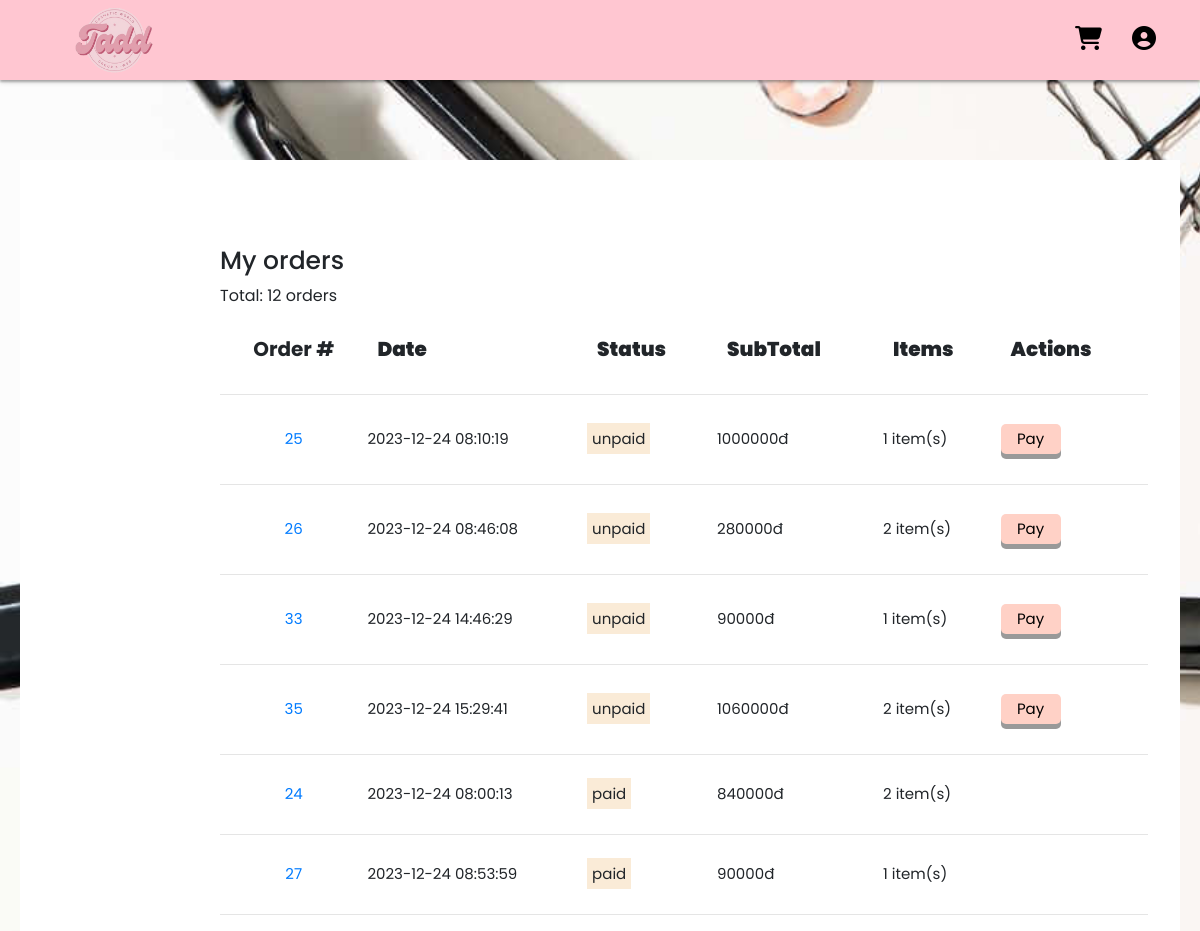
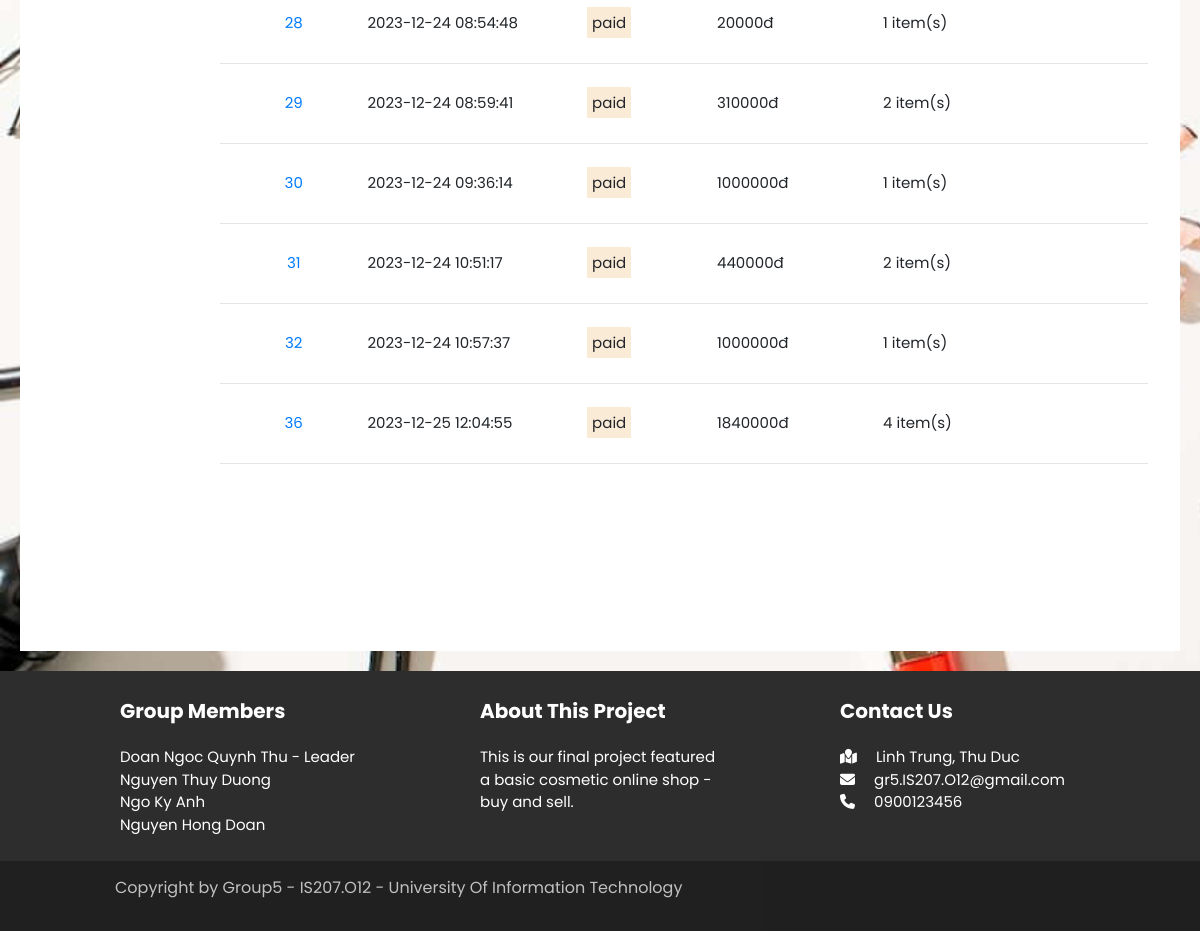
Page /index.php?page=myorder (signed in) on the committed database (2 pictures, top to bottom).
### tables this page shows
CREATE TABLE `orders` (
  `order_id` int(11) NOT NULL,
  `fullname` varchar(100) NOT NULL,
  `email` varchar(100) NOT NULL,
  `phone_number` varchar(20) NOT NULL,
  `address` varchar(100) NOT NULL,
  `note` varchar(100) NOT NULL,
  `order_date` timestamp NOT NULL DEFAULT current_timestamp(),
  `payment_status` varchar(100) NOT NULL DEFAULT 'unpaid',
  `price` float NOT NULL DEFAULT 0
);

### pages/main/myorder.php (the view, shortened to what this page needs)
<head>
    <link rel="stylesheet" href="./css/myorder.css">
</head>
<div class = "container1">
    <main >
        <section>
    <h1 class="titletable">My orders</h1>
    <table class="orderinfor">
        <tr >
            <th   style ="text-align:center">Order #</th>
            <th><b>Date</b></th>
            <th><b>Status</b></th>
            <th><b>SubTotal</b></th>
            <th><b>Items</b></th>
            <th><b>Actions</b></th>
        </tr>
        <tr>
            <td colspan="6">
                <hr>
            </td>
        </tr>
        <?php
        $sql = "select * from orders where email = '$_SESSION[ulogin]' order by payment_status desc";
        $result = mysqli_query($con, $sql);
        if ($result->num_rows < 1) {
            echo "<tr><td colspan = 6><p style = 'color: red'>No order yet!</p></td></tr>";
        }
        else {
            $temp = 0;
            while ($row = mysqli_fetch_assoc($result)) {
                $temp++;
                echo "<tr>
                       <td  class='ordernumber' style = 'text-align:center'><a href='index.php?page=order&id=$row[order_id]'>$row[order_id]</a></td>
                        <td class='orderdate'>$row[order_date]</td>
                        <td class='status'>
                        <span class='span-status'>
                        $row[payment_status]
                        </span>
                        </td>
            <td class='subtotal'><span>$row[price]</span>đ</td>";
                $items = $con->query("select count(*) from cart where order_id = '$row[order_id]'")->fetch_row()[0];
            echo "<td class='quantity'>$items item(s)</td>
            <td class='action'>";
                if ($row['payment_status'] == "unpaid") {
                    echo "<a href = 'index.php?page=myorder&action=payment&id=$row[order_id]'><button class='btn-action'>Pay</button></a>";
                }
                echo "</td>
        </tr>
        <tr>
            <td colspan='6'>
                <hr>
            </td>
        </tr>";
        }
            echo "<p style='margin-left: 200px'> Total: $temp orders</p>";
        }
        echo "</table>";
        ?>
        </section>
</main>
</div>

### css/style.css (style rules this page uses)
* { margin: 0; padding: 0; font-family: "Poppins", sans-serif; }
body { background-image: url("../images/cosmetics-background-6lyz0iv5s1c7bn6l.jpg"); background-size: cover; }
main { padding: 0px 20px 20px; }
.container1 { margin: 0; }
main { padding-top: 20vh; }
section { padding-top: 4.5vh; padding-bottom: 21vh; background-color: white; }

### css/myorder.css (style rules this page uses)
.titletable { margin-top: 50px; margin-left: 200px; font-size: 25px; }
.orderinfor { border-spacing: 15px; margin-left: 200px; width: 80%; }
th { text-align: center; font-size: 20px; padding: 10px; }
td { text-align: center; font-size: 15px; height: 40px; }
.span-status { border: black; background-color: antiquewhite; padding: 5px; font-size: 15px; }
.btn-action { height: 30px; background-color: #FFD1C6; border: 1px solid rgb(163, 163, 163); width: 60px; margin-top: 10px; margin-bottom: 10px; display: inline-block; cursor: pointer; text-align: center; outline: none; color: #000000; background-color: #FFD1C6; border: none; border-radius: 5px; box-shadow: 0 5px #999; }

### pages/main/myorder.php (style rules this page uses)
th { text-align:center }

### pages/footer.php (style rules this page uses)
td, th { text-align: left; }

### rows in the picture
orders: order_id "25", order_date "2023-12-24 08:10:19", payment_status "unpaid", price "1000000", items "1"
orders: order_id "26", order_date "2023-12-24 08:46:08", payment_status "unpaid", price "280000", items "2"
orders: order_id "33", order_date "2023-12-24 14:46:29", payment_status "unpaid", price "90000", items "1"
orders: order_id "35", order_date "2023-12-24 15:29:41", payment_status "unpaid", price "1060000", items "2"
orders: order_id "24", order_date "2023-12-24 08:00:13", payment_status "paid", price "840000", items "2"
orders: order_id "27", order_date "2023-12-24 08:53:59", payment_status "paid", price "90000", items "1"
orders: order_id "28", order_date "2023-12-24 08:54:48", payment_status "paid", price "20000", items "1"
orders: order_id "29", order_date "2023-12-24 08:59:41", payment_status "paid", price "310000", items "2"
orders: order_id "30", order_date "2023-12-24 09:36:14", payment_status "paid", price "1000000", items "1"
orders: order_id "31", order_date "2023-12-24 10:51:17", payment_status "paid", price "440000", items "2"
orders: order_id "32", order_date "2023-12-24 10:57:37", payment_status "paid", price "1000000", items "1"
orders: order_id "36", order_date "2023-12-25 12:04:55", payment_status "paid", price "1840000", items "4"

### other values in the picture
$temp "12"
